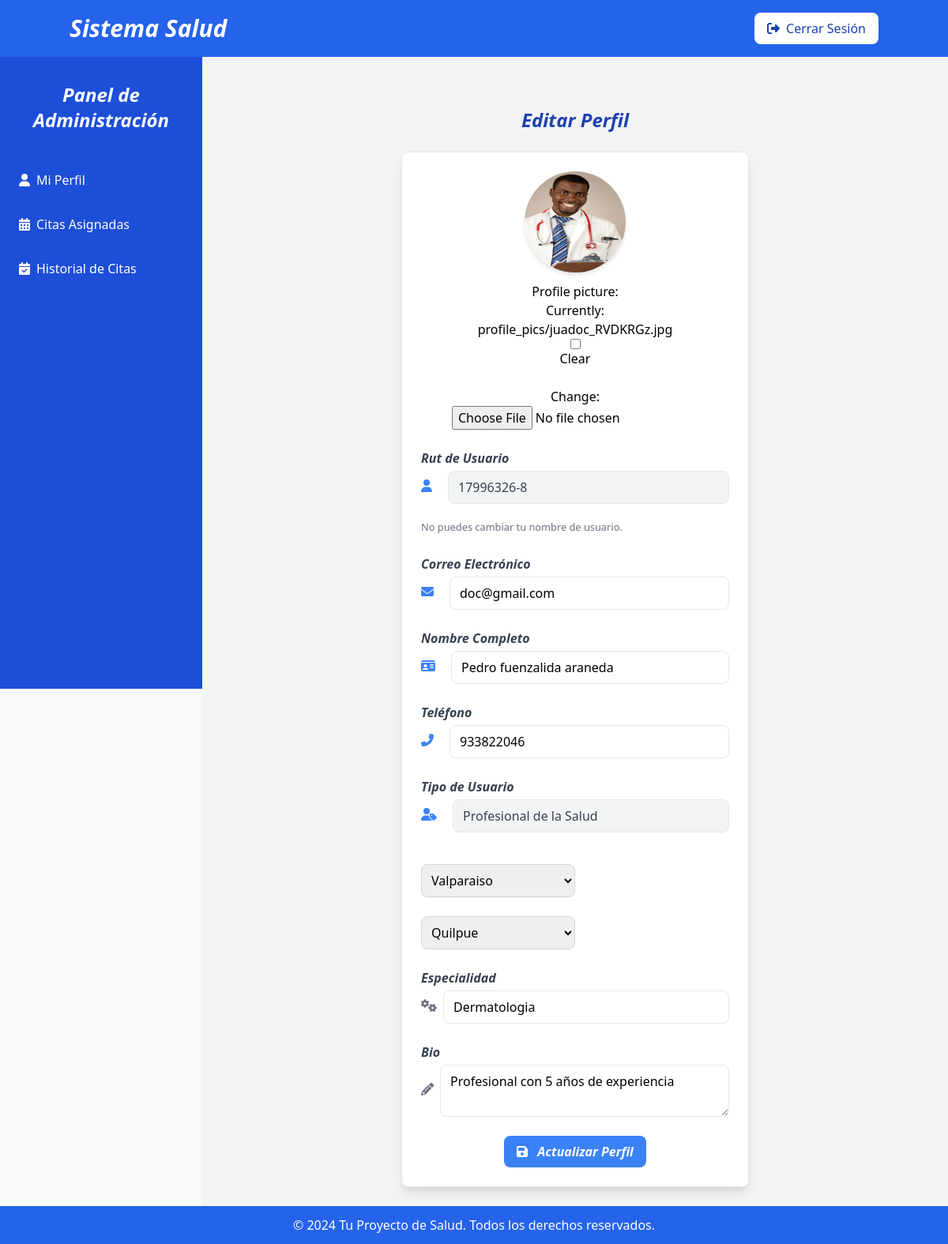
/usuarios/editar-perfil/ (signed in), run on the app's committed database.
### usuarios/models.py (models this page shows, shortened)
class CustomUser(AbstractUser):
    USER_TYPE_CHOICES = [
        ('paciente', 'Paciente'),
        ('profesional', 'Profesional de la Salud'),
    ]
    user_type = models.CharField(max_length=100, choices=USER_TYPE_CHOICES)
    email = models.EmailField(unique=True)
    full_name = models.CharField(max_length=100)
    phone = models.CharField(max_length=15)
    comuna = models.CharField(max_length=100, blank=True, null=True)
    ciudad = models.CharField(max_length=100, blank=True, null=True)
    bio = models.TextField(blank=True, null=True)
    profile_picture = models.ImageField(upload_to='profile_pics/', blank=True, null=True)
    specialties = models.CharField(max_length=200, blank=True, null=True)
    rating = models.DecimalField(max_digits=3, decimal_places=2, null=True, blank=True)
    class Meta:
        indexes = [
            models.Index(fields=['ciudad']),
            models.Index(fields=['comuna']),
            models.Index(fields=['specialties']),
        ]

### usuarios/views.py (the view)
# urls.py: path('editar-perfil/', views.editar_perfil, name='editar_perfil'),
@login_required
def editar_perfil(request):
    user = request.user
    ciudad = request.GET.get('ciudad', user.ciudad)  # Valor predeterminado es la ciudad del usuario
    comuna = request.GET.get('comuna', user.comuna)  # Valor predeterminado es la comuna del usuario
    ciudades_disponibles = CustomUser.objects.exclude(ciudad__isnull=True).exclude(ciudad__exact='').values_list('ciudad', flat=True).distinct()
    comunas_disponibles = (
    CustomUser.objects.filter(ciudad=ciudad)
    .exclude(comuna__isnull=True)
    .exclude(comuna__exact='')
    .values_list('comuna', flat=True)
    .distinct()
    if ciudad else []
    )
    if request.method == 'POST':
        form = CustomUserEditForm(request.POST, request.FILES, instance=user)
        if form.is_valid():
            form.save()
            messages.success(request, 'Tu perfil ha sido actualizado con éxito.')
            return redirect('usuarios:perfil')  # Redirige a la página de perfil
    else:
        form = CustomUserEditForm(instance=user)
    context = {
        "form": form,
        "ciudad": ciudad,
        "comuna": comuna,
        "ciudades_disponibles": ciudades_disponibles,
        "comunas_disponibles": comunas_disponibles,  # Comunas relacionadas con la ciudad seleccionada
    }
    return render(request, 'usuarios/editar_perfil.html', context)

### usuarios/forms.py (shortened to what this page needs)
class CustomUserEditForm(forms.ModelForm):
    class Meta:
        model = CustomUser
        fields = ('full_name', 'email', 'phone',  'ciudad', 'comuna', 'profile_picture', 'bio','specialties')  # Añade o quita campos según sea necesario
    user_type = forms.ChoiceField(choices=CustomUser.USER_TYPE_CHOICES, required=True)

### templates/usuarios/editar_perfil.html (shortened to what this page needs)
{% extends 'base.html' %}
{% block content %}
<div class="container mx-auto mt-10">
    <div class="flex justify-center">
        <div class="w-full md:w-1/2">
            <h1 class="text-center text-2xl font-bold mb-6 italic text-blue-800">Editar Perfil</h1>
            <form method="post" enctype="multipart/form-data" class="bg-white p-6 shadow-lg rounded-lg border border-gray-200">
                <div class="flex flex-col items-center mb-6">
                    {% if user.profile_picture %}
                        <img src="{{ user.profile_picture.url }}" alt="Foto de Perfil" class="w-32 h-32 rounded-full shadow-md mb-3">
                    {% else %}
                        <div class="w-32 h-32 rounded-full bg-gray-300 flex items-center justify-center text-gray-500 mb-3">
                            <span class="text-3xl">👤</span>
                        </div>
                    {% endif %}
                    {{ form.profile_picture.label_tag }}
                    {{ form.profile_picture }}
                </div>
                <div class="space-y-6">
                    <div>
                        <label for="username" class="block text-gray-700 font-semibold italic">Rut de Usuario</label>
                        <div class="flex items-center space-x-2 mb-4">
                            <i class="fas fa-user text-blue-500 mr-3"></i>
                            <input type="text" name="username" id="username" value="{{ user.username }}" class="mt-1 block w-full border rounded-lg py-2 px-3 bg-gray-100 text-gray-700" readonly>
                        </div>
                        <small class="text-gray-500">No puedes cambiar tu nombre de usuario.</small>
                    </div>
                    <div>
                        <label for="email" class="block text-gray-700 font-semibold italic">Correo Electrónico</label>
                        <div class="flex items-center space-x-2 mb-4">
                            <i class="fas fa-envelope text-blue-500 mr-3"></i>
                            <input type="email" name="email" id="email" value="{{ user.email }}" class="mt-1 block w-full border rounded-lg py-2 px-3 focus:outline-blue-400" required>
                        </div>
                    </div>
                    <div>
                        <label for="full_name" class="block text-gray-700 font-semibold italic">Nombre Completo</label>
                        <div class="flex items-center space-x-2 mb-4">
                            <i class="fas fa-id-card text-blue-500 mr-3"></i>
                            <input type="text" name="full_name" id="full_name" value="{{ user.full_name }}" class="mt-1 block w-full border rounded-lg py-2 px-3 focus:outline-blue-400" required>
                        </div>
                    </div>
                    <div>
                        <label for="phone" class="block text-gray-700 font-semibold italic">Teléfono</label>
                        <div class="flex items-center space-x-2 mb-4">
                            <i class="fas fa-phone-alt text-blue-500 mr-3"></i>
                            <input type="text" name="phone" id="phone" value="{{ user.phone }}" class="mt-1 block w-full border rounded-lg py-2 px-3 focus:outline-blue-400" required>
                        </div>
                    </div>
                    <div>
                        <label for="user_type" class="block text-gray-700 font-semibold italic">Tipo de Usuario</label>
                        <div class="flex items-center space-x-2 mb-4">
                            <i class="fas fa-user-tag text-blue-500 mr-3"></i>
                            <input type="text" class="mt-1 block w-full border rounded-lg py-2 px-3 bg-gray-100 text-gray-700" value="{{ user.get_user_type_display }}" readonly>
                        </div>
                    </div>
        <select
        name="ciudad"
        class="border border-gray-300 rounded-lg p-2 w-full md:w-1/2 mt-2"
        onchange="this.form.submit()"
        title="Al seleccionar una ciudad, el formulario se enviará automáticamente."
    >
        {% for ciudad_opcion in ciudades_disponibles %}
            <option value="{{ ciudad_opcion }}" {% if ciudad == ciudad_opcion %}selected{% endif %}>
                {{ ciudad_opcion }}
            </option>
        {% endfor %}
    </select>
    <select
        name="comuna"
        class="border border-gray-300 rounded-lg p-2 w-full md:w-1/2 mt-2"
    >
        {% for comuna_opcion in comunas_disponibles %}
            <option value="{{ comuna_opcion }}" {% if comuna == comuna_opcion %}selected{% endif %}>
                {{ comuna_opcion }}
            </option>
        {% endfor %}
    </select>
                    {% if user.user_type == 'profesional' %}
                        <div>
                            <label for="specialties" class="block text-gray-700 font-semibold italic">Especialidad</label>
                            <div class="flex items-center space-x-2 mb-4">
                                <i class="fas fa-cogs text-gray-500"></i>
                                <input type="text" name="specialties" id="specialties" value="{{ user.specialties }}" class="mt-1 block w-full border rounded-lg py-2 px-3 focus:outline-blue-400" required>
                            </div>
                        </div>
                        <div>
                            <label for="bio" class="block text-gray-700 font-semibold italic">Bio</label>
                            <div class="flex items-center space-x-2 mb-4">
                                <i class="fas fa-pencil-alt text-gray-500"></i>
                                <textarea name="bio" id="bio" class="mt-1 block w-full border rounded-lg py-2 px-3 focus:outline-blue-400" required>{{ user.bio }}</textarea>
                            </div>
                        </div>
                    {% endif %}
                </div>
                <div class="flex justify-center mt-6">
                    <button type="submit" class="bg-blue-500 text-white font-semibold py-2 px-4 rounded-lg hover:bg-blue-600 transition-colors duration-200 italic">
                        <i class="fas fa-save mr-2"></i> Actualizar Perfil
                    </button>
                </div>
            </form>
        </div>
    </div>
</div>
{% endblock %}

### data on the page
CustomUser: profile_picture (picture), username "17996326-8", email "doc@gmail.com", full_name "Pedro fuenzalida araneda", phone "933822046", user_type "Profesional de la Salud", ciudad "Valparaiso", comuna "Quilpue", specialties "Dermatologia", bio "Profesional con 5 años de experiencia"
